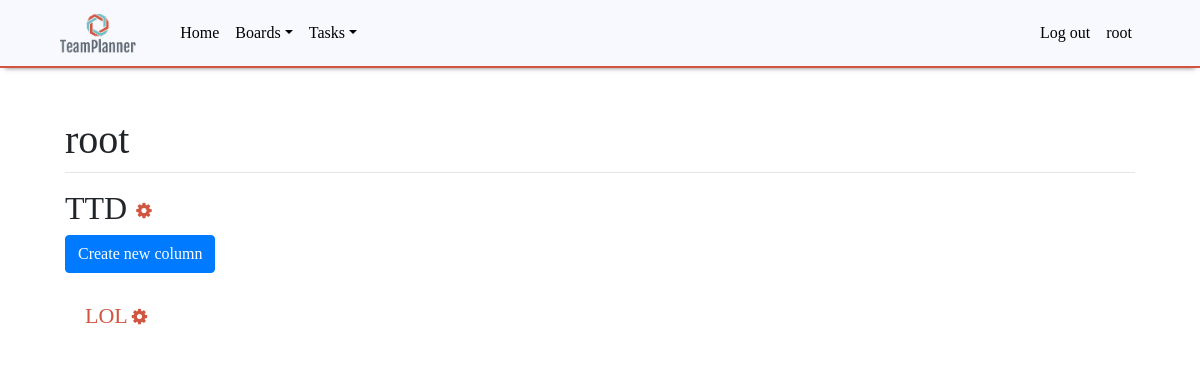
The app's page /boards/9/ (signed in), older data.
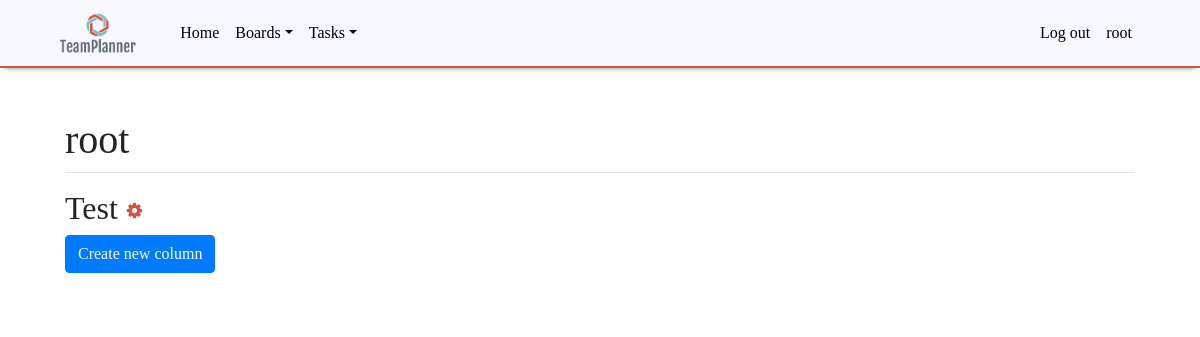
The same page, newer data.
### mysite/apps/boards/models.py (models this page shows, shortened)
class Board(models.Model):
    user = models.ForeignKey(User, on_delete=models.CASCADE, related_name="board", null=True)
    board_title = models.CharField('Name of title', max_length=200)
    pub_date = models.DateTimeField("Date of publication")
    class Meta:
        verbose_name = 'Доска'
        verbose_name_plural = 'Доски'

### mysite/apps/columns/models.py (models this page shows, shortened)
class Column(models.Model):
    board = models.ForeignKey(Board, on_delete=models.CASCADE, related_name="column", null=True)
    column_title = models.CharField('Name of title', max_length=200)
    class Meta:
        verbose_name = 'Колонка'
        verbose_name_plural = 'Колонки'

### mysite/apps/boards/views.py (the view)
# urls.py: path('<int:board_id>/', views.detail, name='detail'),
def detail(request, board_id):
    if request.user.is_authenticated:
        a = Board.objects.get(id=board_id)
        if a in request.user.board.all():
            columns_list = Column.objects.filter(board=board_id)
            task_list = Task.objects.all()
            return render(request, 'boards/detail.html',
                          {'board': a, 'columns_list': columns_list, 'task_list': task_list})
        else:
            return render(request, "account_pages/warning.html")
    else:
        return redirect("/login")

### mysite/apps/tasks/models.py (called while the page is built)
    def __str__(self):
        return self.title

### mysite/templates/boards/detail.html (shortened to what this page needs)
{% extends "../account_pages/base.html" %}
{% block content %}
    <h2>
        {{board.board_title}}
        <div class="dropdown show" style="display: inline-block;">
            <a class="btn btn-link settings-link" href="#" role="button" id="dropdownSettingsBoard" data-toggle="dropdown" aria-expanded="false">
                <i class="fa fa-cog" aria-hidden="true"></i>
            </a>
        </div>
    </h2>
    <p>
        <a class="btn btn-primary" href="/columns/create_column/{{board.id}}">Create new column</a>
    </p>
    {% for column in board.column.all %}
        <div class="column-block">
            <div class="column-title-block" data-toggle="collapse" aria-expanded="false" data-target="#multiCollapse{{column.id}}">
                <a class="column-title" href="#">{{column.column_title}}</a>
                <div class="dropdown show" style="display: inline-block;">
                    <a class="settings-link" href="#" role="button" id="dropdownSettingsColumn" data-toggle="dropdown" aria-expanded="false">
                        <i class="fa fa-cog" aria-hidden="true"></i>
                    </a>
                </div>
            </div>
        </div>
    {% endfor %}
    {% load static %}
{% endblock %}

Row changes from the older to the newer data that the page shows:
removed Column: column_title "LOL"
changed Board: board_title "TTD" → "Test"
